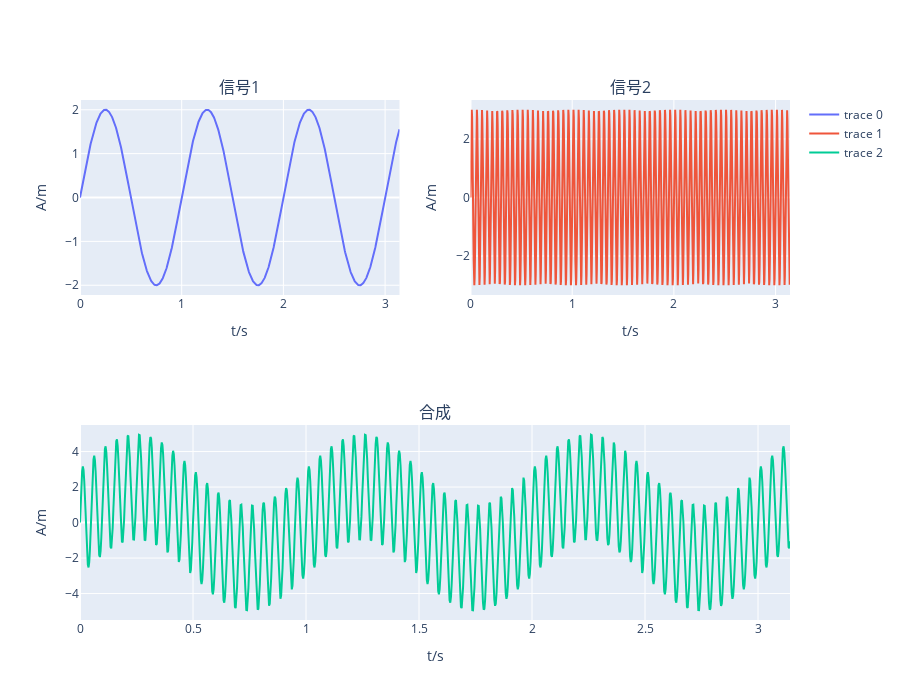

Notebook cell for this chart:
### Code cell
fig = go.Figure().set_subplots(2,2,specs=[[{}, {}],
           [{"colspan": 2}, None]],#延长
    subplot_titles=("信号1","信号2", "合成"))

N=1000
t2=np.pi
T=np.linspace(0,t2,N)
A1=2
A2=3
f1=1
f2=20#频率相差小会相互干扰
fig.add_trace(go.Scatter(x=T,y=A1*np.sin(2*np.pi*f1*T)))
fig.add_trace(go.Scatter(x=T,y=A2*np.sin(2*np.pi*f2*T)),row=1,col=2)
signal=A1*np.sin(2*np.pi*f1*T)+A2*np.sin(2*np.pi*f2*T)
fig.add_trace(go.Scatter(x=T,y=signal),row=2,col=1)

fig.update_xaxes(title_text="t/s")
fig.update_yaxes(title_text="A/m")
fig.update_layout(height=700)

### Figure 1 — Plotly figure (JSON) as saved in the notebook; plotly's stock layout.template omitted (floating-point values rounded to 4 significant figures; data arrays with more than 128 entries replaced by an {"elided": "..."} marker saying what was removed)
{"data": [{"type": "scatter", "x": {"elided": "1000 float values"}, "y": {"elided": "1000 float values"}}, {"type": "scatter", "x": {"elided": "1000 float values"}, "xaxis": "x2", "y": {"elided": "1000 float values"}, "yaxis": "y2"}, {"type": "scatter", "x": {"elided": "1000 float values"}, "xaxis": "x3", "y": {"elided": "1000 float values"}, "yaxis": "y3"}], "layout": {"annotations": [{"font": {"size": 16}, "showarrow": false, "text": "信号1", "x": 0.225, "xanchor": "center", "xref": "paper", "y": 1, "yanchor": "bottom", "yref": "paper"}, {"font": {"size": 16}, "showarrow": false, "text": "信号2", "x": 0.775, "xanchor": "center", "xref": "paper", "y": 1, "yanchor": "bottom", "yref": "paper"}, {"font": {"size": 16}, "showarrow": false, "text": "合成", "x": 0.5, "xanchor": "center", "xref": "paper", "y": 0.375, "yanchor": "bottom", "yref": "paper"}], "height": 700, "xaxis": {"anchor": "y", "domain": [0, 0.45], "title": {"text": "t/s"}}, "xaxis2": {"anchor": "y2", "domain": [0.55, 1], "title": {"text": "t/s"}}, "xaxis3": {"anchor": "y3", "domain": [0, 1], "title": {"text": "t/s"}}, "yaxis": {"anchor": "x", "domain": [0.625, 1], "title": {"text": "A/m"}}, "yaxis2": {"anchor": "x2", "domain": [0.625, 1], "title": {"text": "A/m"}}, "yaxis3": {"anchor": "x3", "domain": [0, 0.375], "title": {"text": "A/m"}}}}
